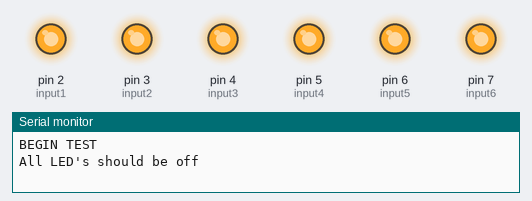
This sketch was run on a simulated Arduino Uno, built with avr-gcc and run on an emulated ATmega328P. Shown: output pins drawn as LEDs (lit = HIGH), the last lines printed to the serial monitor.

Above: at 0.5 s.
At 2.5 s:
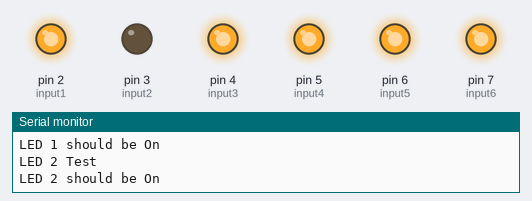
At 3.5 s:
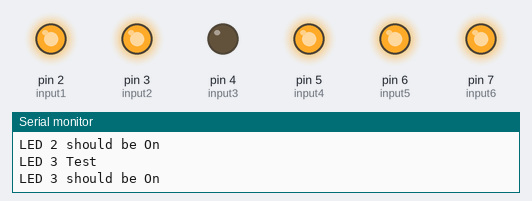
At 4.5 s:
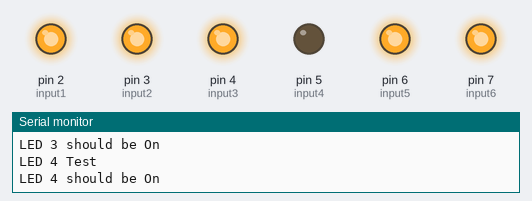
At 6.5 s:
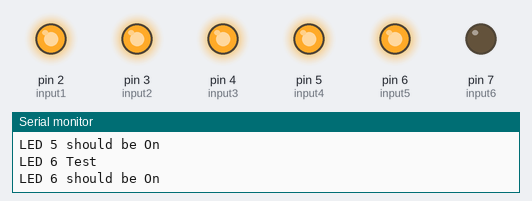
At 8.5 s:
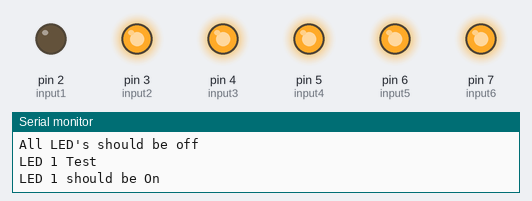
Timing chart, 0 to 9.1 s (numbered marks = the images above):
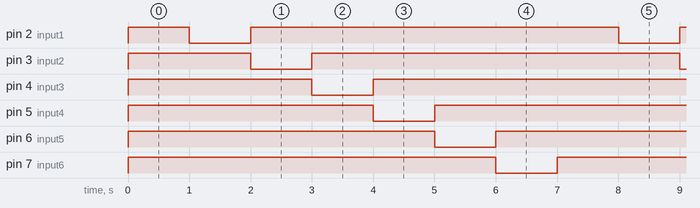

Measured:
- by itself, pin 2 (input1), pin 3 (input2), pin 4 (input3), pin 5 (input4), pin 6 (input5): repeats every 7.0 s: LOW 1.0 s, HIGH 6.0 s
- by itself, pin 7 (input6): alternates HIGH for 6.0 s and LOW for 1.0 s
- by itself, everything shown: repeats every 7.0 s, in 7 steps

The sketch:

74HC05.ino
```cpp
#define input1 2
#define input2 3
#define input3 4
#define input4 5
#define input5 6
#define input6 7

int timeDelay = 1000;

void resetLEDs(){
  digitalWrite(input1, HIGH);
  digitalWrite(input2, HIGH);
  digitalWrite(input3, HIGH);
  digitalWrite(input4, HIGH);
  digitalWrite(input5, HIGH);
  digitalWrite(input6, HIGH);
}

void setup() {
  // put your setup code here, to run once:

  pinMode(input1, OUTPUT);
  pinMode(input2, OUTPUT);
  pinMode(input3, OUTPUT);
  pinMode(input4, OUTPUT);
  pinMode(input5, OUTPUT);
  pinMode(input6, OUTPUT);

  Serial.begin(9600);
  Serial.println("BEGIN TEST");

}


void loop() {
  resetLEDs();
  Serial.println("All LED's should be off");
  delay(timeDelay);
  Serial.println("LED 1 Test");
  digitalWrite(input1, LOW);
  Serial.println("LED 1 should be On");
  delay(timeDelay);
  resetLEDs();
  Serial.println("LED 2 Test");
  digitalWrite(input2, LOW);
  Serial.println("LED 2 should be On");
  delay(timeDelay);
  resetLEDs();
  Serial.println("LED 3 Test");
  digitalWrite(input3, LOW);
  Serial.println("LED 3 should be On");
  delay(timeDelay);
  resetLEDs();
    Serial.println("LED 4 Test");
  digitalWrite(input4, LOW);
  Serial.println("LED 4 should be On");
  delay(timeDelay);
  resetLEDs();
    Serial.println("LED 5 Test");
  digitalWrite(input5, LOW);
  Serial.println("LED 5 should be On");
  delay(timeDelay);
  resetLEDs();
    Serial.println("LED 6 Test");
  digitalWrite(input6, LOW);
  Serial.println("LED 6 should be On");
  delay(timeDelay);
  resetLEDs();


}
```
